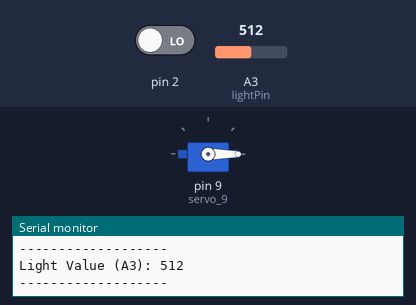
Recording of a sketch running on a simulated Arduino Uno, built with avr-gcc and run on an emulated ATmega328P. On the bench: servo, the last lines printed to the serial monitor. Inputs (shaded band) come from the test bench; at power-on: A3 (lightPin) = 512, pin 2 LOW.

Above: at 2.3 s.
2.4 s: A3 (lightPin) set to 891
3.9 s: A3 (lightPin) set to 911
At 5.7 s:
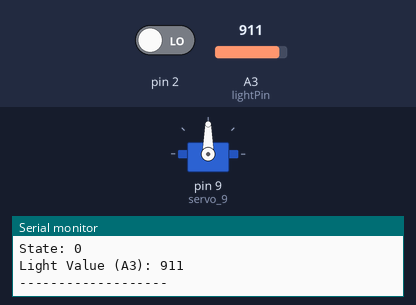
6.4 s: A3 (lightPin) set to 890
At 6.92 s:
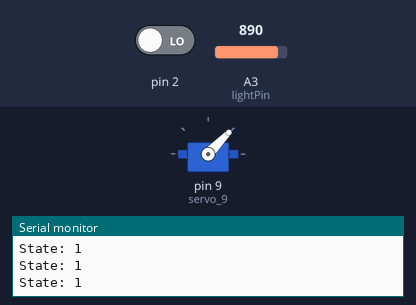
8.5 s: A3 (lightPin) set to 900
At 9.65 s:
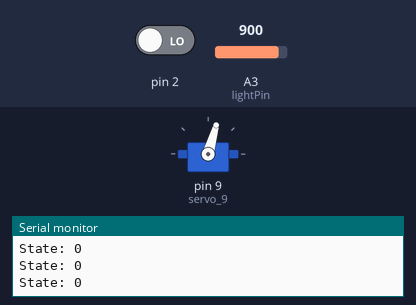
11.3 s: A3 (lightPin) set to 716
At 12.08 s:
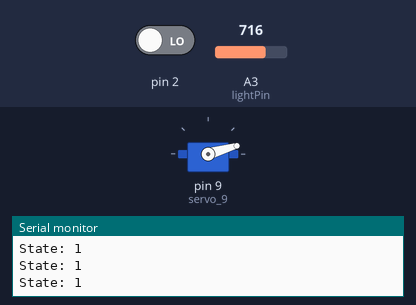
Timing chart, 0 to 14.3 s (numbered marks = the images above; inputs shaded):
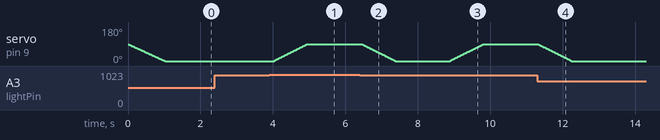

The sketch:

Light_sensor_DeTai2.ino
```cpp
#include <Servo.h>

// Khởi tạo Servo
Servo servo_9;

// Định nghĩa chân
const int lightPin = A3; // Chân đọc giá trị analog từ cảm biến ánh sáng
int lastState = -1;      // Biến lưu trạng thái trước (0: ánh sáng yếu, 1: ánh sáng mạnh)

void setup() {
  // Khởi tạo Serial Monitor với tốc độ 9600 baud
  Serial.begin(9600);

  // Định nghĩa chân D0 là input (nếu dùng digital)
  pinMode(2, INPUT);

  // Khởi tạo Servo
  servo_9.attach(9, 500, 2500); // Chân 9, pulse width min 500µs, max 2500µs
  servo_9.write(90);            // Đặt servo về 90° ban đầu (mở cửa sổ)
}
//debo
void loop() {
  // Đọc giá trị analog từ cảm biến ánh sáng
  int sensorValue = analogRead(lightPin);

  // Đọc giá trị digital từ D0 (nếu có)
  int digitalValue = digitalRead(2);

  // Hiển thị kết quả trên Serial Monitor
  Serial.print("Light Value (A3): ");
  Serial.println(sensorValue); // Giá trị 0-1023, thấp hơn khi ánh sáng yếu
  // Serial.print("Digital Value (A3): ");
  // Serial.println(digitalValue); // Giá trị 0-1023, thấp hơn khi ánh sáng yếu

  Serial.println("-------------------");

  // Kiểm tra trạng thái ánh sáng
  if (sensorValue < 900) {
    if (lastState != 0) { // Chỉ quay nếu trạng thái thay đổi
      // Servo quay từ 90° về 0° (đóng cửa sổ khi ánh sáng yếu)
      for (int pos = 90; pos >= 0; pos -= 1) {
        servo_9.write(pos);
        Serial.print("State: ");
        Serial.println(lastState);
        delay(5); // Đợi 5ms để servo di chuyển
      }
      lastState = 0; // Cập nhật trạng thái (ánh sáng yếu)
    }
  } else {
    if (lastState != 1) { // Chỉ quay nếu trạng thái thay đổi
      // Servo quay từ 0° về 90° (mở cửa sổ khi ánh sáng mạnh)
      for (int pos = 0; pos <= 90; pos += 1) {
        servo_9.write(pos);
        Serial.print("State: ");
        Serial.println(lastState);
        delay(5); // Đợi 5ms để servo di chuyển
      }
      lastState = 1; // Cập nhật trạng thái (ánh sáng mạnh)
    }
  }

  delay(500); // Dừng 0.5 giây trước khi lặp lại
}
```

Measured:
- the behaviour switches between 899 and 900 on A3 (lightPin) (found by bisection; images 0 and 1)
- after the input at 3.9 s, servo on pin 9 (servo_9): moves from 0° to 90° over 0.91 s, starting after 0.13 s
- after the input at 6.4 s, servo on pin 9 (servo_9): moves from 90° to 0° over 0.91 s, starting after 0.06 s
- after the input at 8.5 s, servo on pin 9 (servo_9): moves from 0° to 90° over 0.91 s, starting after 0.40 s
- after the input at 11.3 s, servo on pin 9 (servo_9): moves from 90° to 0° over 0.91 s, starting at once
